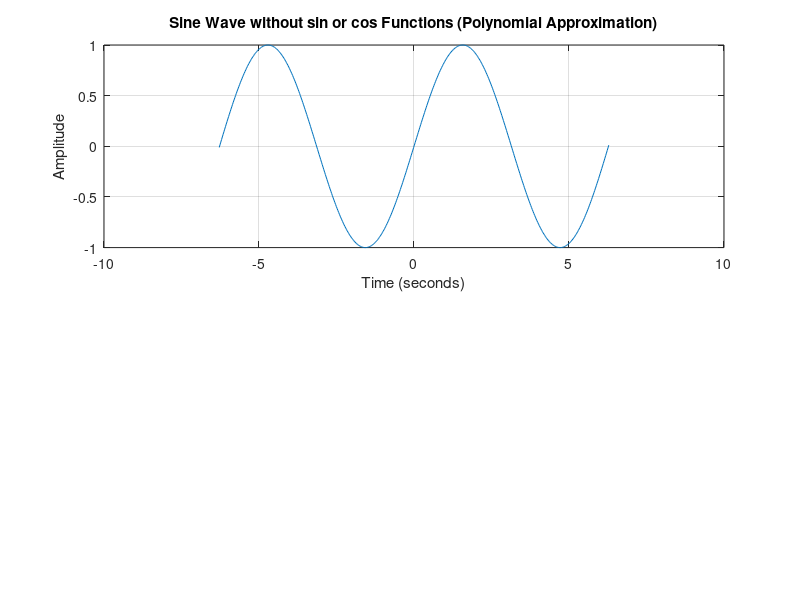

This figure's MATLAB source: (Note: this script raises an error after producing the figure.)

sine = @(x) sum((x.^[1:2:18]) .* -((-1).^[1:9]) ./ factorial([1:2:18]));% Define anonymous function to approximate sine using Taylor series
angl = linspace(-2*pi, 2*pi, 500);% Generate an array of angles from -2*pi to 2*pi
for k1 = 1:length(angl) % Evaluate the sine function for each angle using the defined anonymous function
    sineval(k1) = sine(angl(k1));
end

nfft=2048;
% Plot time domain
figure;
subplot(2,1,1);
plot(angl, sineval);
title('Sine Wave without sin or cos Functions (Polynomial Approximation)');
xlabel('Time (seconds)');
ylabel('Amplitude');
grid on;

Y=fft(y,nfft);
Y=Y(1:nfft/2); %fft symmetric
magY=abs(Y);
f = (0:nfft/2-1)*Fs/nfft;

%spectral plot
subplot(2,1,2);
plot(f,magY);
title('Sine Wave in freq Domain');
xlabel('freq (hz)');
ylabel('power');

grid on;